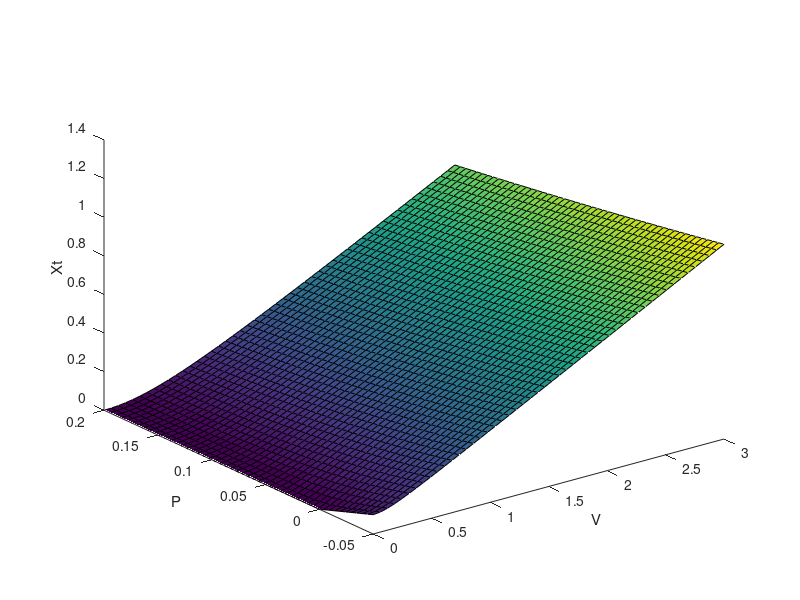

Source code (MATLAB):
close all
clear all
yo=1;
g=9.81;
vv=linspace(0,3,50);
pp=linspace(0.2,-0.05,50);
[p,vo]=meshgrid(pp,vv);
xt=-p+sqrt(p.^2+(vo.^2).*yo/g);
surface(vo,p,xt);
view(3)
xlabel('V')
ylabel('P')
zlabel('Xt')


